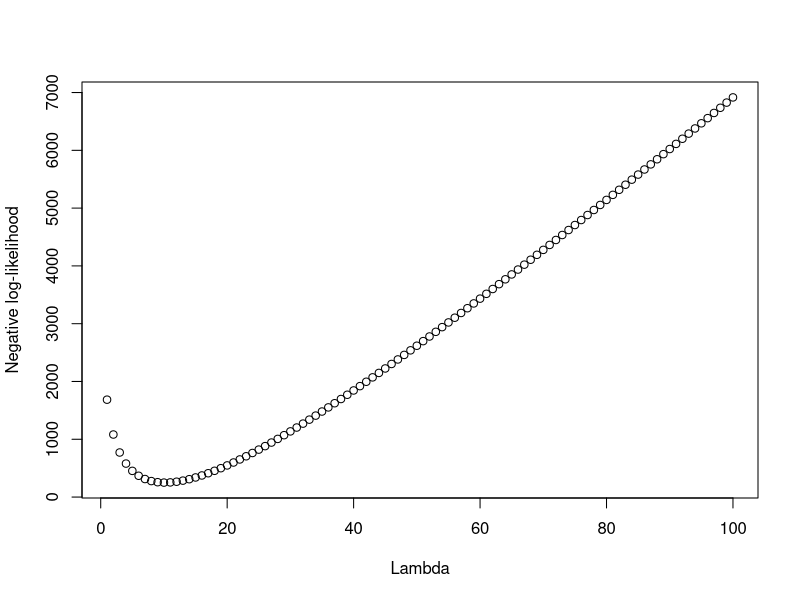

Write R code to recreate this figure.
## ---- chunk 1
require("numDeriv")
require("optimx")
## ---- chunk 2
set.seed(0)
n <- 100
x <- rpois(n, lambda=10)
## ---- chunk 3
neg_pois_log_like <- function(lambda) {
  set.seed(0)
  x <- rpois(100, lambda=10)
  like <- sum(-log(lambda) * x + lambda + log(factorial(x)))
  return(like)
}
neg_pois_log_like(10)

fBFGS = optimx(fn = neg_pois_log_like, # define the objective function
   par = 7, # define the initial first guess at the minimum
   method ="L-BFGS-B", # define the method of solution
   lower = 0 #specify a lower bound
)
print(fBFGS)

lik <- 1:100
for (i in 1:100){
  lik[i] <- neg_pois_log_like(i)
}
plot(lik, xlab="Lambda", ylab="Negative log-likelihood")
